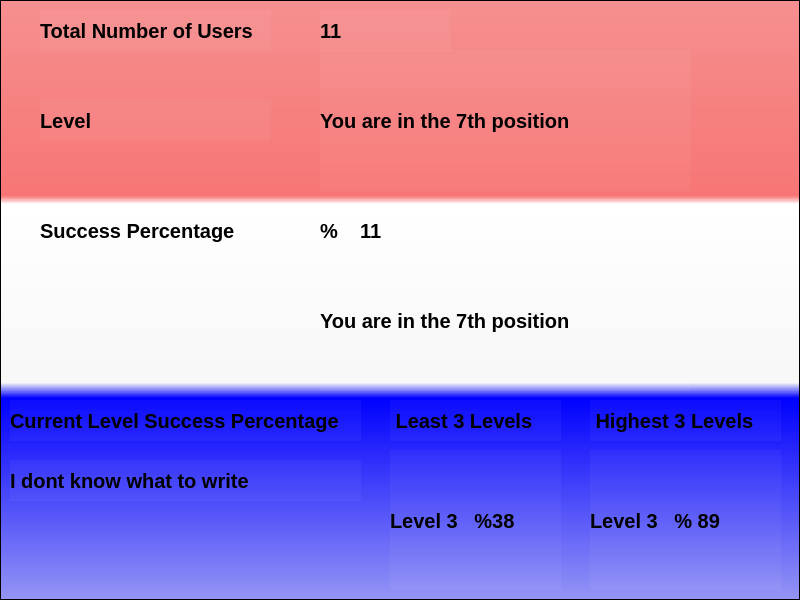
<?xml version="1.0" encoding="UTF-8"?>
<ui version="4.0">
 <class>Statistics</class>
 <widget class="QMainWindow" name="Statistics">
  <property name="geometry">
   <rect>
    <x>0</x>
    <y>0</y>
    <width>800</width>
    <height>600</height>
   </rect>
  </property>
  <property name="windowTitle">
   <string>Statistics</string>
  </property>
  <widget class="QWidget" name="centralwidget">
   <widget class="QFrame" name="frame">
    <property name="geometry">
     <rect>
      <x>0</x>
      <y>0</y>
      <width>800</width>
      <height>600</height>
     </rect>
    </property>
    <property name="styleSheet">
     <string notr="true">background-color: qlineargradient(spread:pad, x1:0, y1:0, x2:0, y2:1, stop:0 rgba(255, 0, 0, 102), stop:0.326316 rgba(255, 0, 0, 130), stop:0.339799 rgba(255, 255, 255, 255), stop:0.636842 rgba(255, 255, 255, 135), stop:0.662469 rgba(0, 0, 255, 255), stop:1 rgba(0, 0, 255, 95));</string>
    </property>
    <property name="frameShape">
     <enum>QFrame::StyledPanel</enum>
    </property>
    <property name="frameShadow">
     <enum>QFrame::Raised</enum>
    </property>
    <widget class="QLabel" name="total_users">
     <property name="geometry">
      <rect>
       <x>40</x>
       <y>10</y>
       <width>231</width>
       <height>41</height>
      </rect>
     </property>
     <property name="font">
      <font>
       <pointsize>15</pointsize>
       <weight>75</weight>
       <bold>true</bold>
      </font>
     </property>
     <property name="styleSheet">
      <string notr="true">background-color: rgb(255, 255, 255,10);</string>
     </property>
     <property name="text">
      <string>Total Number of Users</string>
     </property>
    </widget>
    <widget class="QLabel" name="level">
     <property name="geometry">
      <rect>
       <x>40</x>
       <y>100</y>
       <width>231</width>
       <height>41</height>
      </rect>
     </property>
     <property name="font">
      <font>
       <pointsize>15</pointsize>
       <weight>75</weight>
       <bold>true</bold>
      </font>
     </property>
     <property name="styleSheet">
      <string notr="true">background-color: rgb(255, 255, 255,10);</string>
     </property>
     <property name="text">
      <string>Level</string>
     </property>
    </widget>
    <widget class="QLabel" name="pers_success">
     <property name="geometry">
      <rect>
       <x>10</x>
       <y>400</y>
       <width>351</width>
       <height>41</height>
      </rect>
     </property>
     <property name="font">
      <font>
       <pointsize>15</pointsize>
       <weight>75</weight>
       <bold>true</bold>
      </font>
     </property>
     <property name="styleSheet">
      <string notr="true">background-color: rgb(255, 255, 255,10);</string>
     </property>
     <property name="text">
      <string>Current Level Success Percentage</string>
     </property>
    </widget>
    <widget class="QLabel" name="success_per">
     <property name="geometry">
      <rect>
       <x>40</x>
       <y>210</y>
       <width>211</width>
       <height>41</height>
      </rect>
     </property>
     <property name="font">
      <font>
       <pointsize>15</pointsize>
       <weight>75</weight>
       <bold>true</bold>
      </font>
     </property>
     <property name="styleSheet">
      <string notr="true">background-color: rgb(255, 255, 255,10);</string>
     </property>
     <property name="text">
      <string>Success Percentage</string>
     </property>
    </widget>
    <widget class="QLabel" name="users_amount">
     <property name="geometry">
      <rect>
       <x>320</x>
       <y>10</y>
       <width>131</width>
       <height>41</height>
      </rect>
     </property>
     <property name="font">
      <font>
       <pointsize>15</pointsize>
       <weight>75</weight>
       <bold>true</bold>
      </font>
     </property>
     <property name="styleSheet">
      <string notr="true">background-color: rgb(255, 255, 255,10);</string>
     </property>
     <property name="text">
      <string>11</string>
     </property>
    </widget>
    <widget class="QLabel" name="level_2">
     <property name="geometry">
      <rect>
       <x>320</x>
       <y>50</y>
       <width>371</width>
       <height>141</height>
      </rect>
     </property>
     <property name="font">
      <font>
       <pointsize>15</pointsize>
       <weight>75</weight>
       <bold>true</bold>
      </font>
     </property>
     <property name="styleSheet">
      <string notr="true">background-color: rgb(255, 255, 255,10);</string>
     </property>
     <property name="text">
      <string>You are in the 7th position</string>
     </property>
    </widget>
    <widget class="QLabel" name="users_amount_2">
     <property name="geometry">
      <rect>
       <x>320</x>
       <y>210</y>
       <width>31</width>
       <height>41</height>
      </rect>
     </property>
     <property name="font">
      <font>
       <pointsize>15</pointsize>
       <weight>75</weight>
       <bold>true</bold>
      </font>
     </property>
     <property name="styleSheet">
      <string notr="true">background-color: rgb(255, 255, 255,10);</string>
     </property>
     <property name="text">
      <string>%</string>
     </property>
    </widget>
    <widget class="QLabel" name="users_amount_4">
     <property name="geometry">
      <rect>
       <x>360</x>
       <y>210</y>
       <width>31</width>
       <height>41</height>
      </rect>
     </property>
     <property name="font">
      <font>
       <pointsize>15</pointsize>
       <weight>75</weight>
       <bold>true</bold>
      </font>
     </property>
     <property name="styleSheet">
      <string notr="true">background-color: rgb(255, 255, 255,10);</string>
     </property>
     <property name="text">
      <string>11</string>
     </property>
    </widget>
    <widget class="QLabel" name="level_3">
     <property name="geometry">
      <rect>
       <x>320</x>
       <y>250</y>
       <width>371</width>
       <height>141</height>
      </rect>
     </property>
     <property name="font">
      <font>
       <pointsize>15</pointsize>
       <weight>75</weight>
       <bold>true</bold>
      </font>
     </property>
     <property name="styleSheet">
      <string notr="true">background-color: rgb(255, 255, 255,10);</string>
     </property>
     <property name="text">
      <string>You are in the 7th position</string>
     </property>
    </widget>
    <widget class="QLabel" name="pers_success_2">
     <property name="geometry">
      <rect>
       <x>390</x>
       <y>400</y>
       <width>171</width>
       <height>41</height>
      </rect>
     </property>
     <property name="font">
      <font>
       <pointsize>15</pointsize>
       <weight>75</weight>
       <bold>true</bold>
      </font>
     </property>
     <property name="styleSheet">
      <string notr="true">background-color: rgb(255, 255, 255,10);</string>
     </property>
     <property name="text">
      <string> Least 3 Levels</string>
     </property>
    </widget>
    <widget class="QLabel" name="pers_success_3">
     <property name="geometry">
      <rect>
       <x>590</x>
       <y>400</y>
       <width>191</width>
       <height>41</height>
      </rect>
     </property>
     <property name="font">
      <font>
       <pointsize>15</pointsize>
       <weight>75</weight>
       <bold>true</bold>
      </font>
     </property>
     <property name="styleSheet">
      <string notr="true">background-color: rgb(255, 255, 255,10);</string>
     </property>
     <property name="text">
      <string> Highest 3 Levels</string>
     </property>
    </widget>
    <widget class="QLabel" name="level_4">
     <property name="geometry">
      <rect>
       <x>390</x>
       <y>450</y>
       <width>171</width>
       <height>141</height>
      </rect>
     </property>
     <property name="font">
      <font>
       <pointsize>15</pointsize>
       <weight>75</weight>
       <bold>true</bold>
      </font>
     </property>
     <property name="styleSheet">
      <string notr="true">background-color: rgb(255, 255, 255,10);</string>
     </property>
     <property name="text">
      <string>Level 3   %38</string>
     </property>
    </widget>
    <widget class="QLabel" name="level_5">
     <property name="geometry">
      <rect>
       <x>590</x>
       <y>450</y>
       <width>191</width>
       <height>141</height>
      </rect>
     </property>
     <property name="font">
      <font>
       <pointsize>15</pointsize>
       <weight>75</weight>
       <bold>true</bold>
      </font>
     </property>
     <property name="styleSheet">
      <string notr="true">background-color: rgb(255, 255, 255,10);</string>
     </property>
     <property name="text">
      <string>Level 3   % 89</string>
     </property>
    </widget>
    <widget class="QLabel" name="pers_success_4">
     <property name="geometry">
      <rect>
       <x>10</x>
       <y>460</y>
       <width>351</width>
       <height>41</height>
      </rect>
     </property>
     <property name="font">
      <font>
       <pointsize>15</pointsize>
       <weight>75</weight>
       <bold>true</bold>
      </font>
     </property>
     <property name="styleSheet">
      <string notr="true">background-color: rgb(255, 255, 255,10);</string>
     </property>
     <property name="text">
      <string>I dont know what to write</string>
     </property>
    </widget>
   </widget>
  </widget>
 </widget>
 <resources/>
 <connections/>
</ui>
